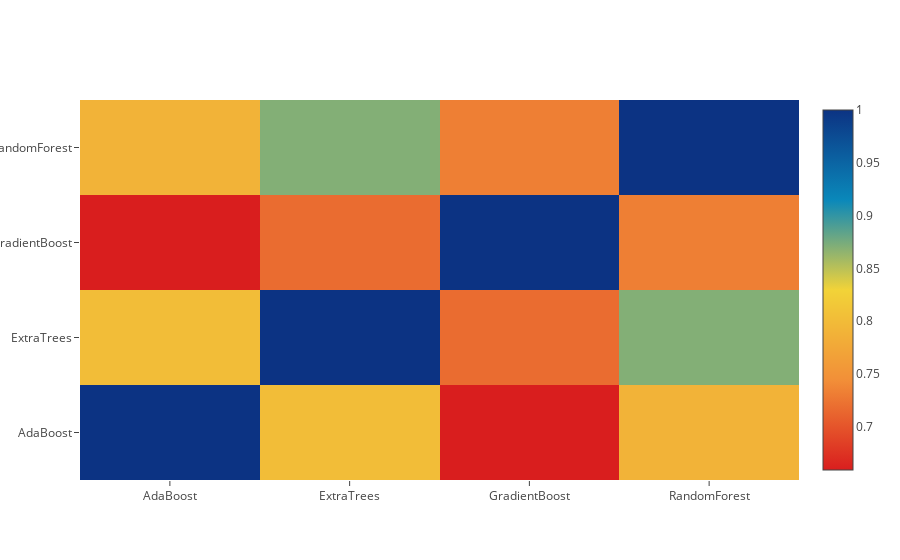

Here is the notebook cell this chart was saved with:
### Markdown cell above
# 2차 모델 data간의 상관계수 분석
 - 모델간의 상관계수가 적은것을 stacking 해야지 확률이 더 높아짐

### Code cell
data = [
    go.Heatmap(
        z= base_predictions_train.astype(float).corr().values ,
        x=base_predictions_train.columns.values,
        y= base_predictions_train.columns.values,
          colorscale='Portland',
            showscale=True,
            reversescale = True
    )
]
py.iplot(data, filename='labelled-heatmap')

### Figure 1 — Plotly figure (JSON) as saved in the notebook; plotly's stock layout.template omitted (floating-point values rounded to 4 significant figures)
{"data": [{"colorscale": "Portland", "reversescale": true, "showscale": true, "type": "heatmap", "x": ["AdaBoost", "ExtraTrees", "GradientBoost", "RandomForest"], "y": ["AdaBoost", "ExtraTrees", "GradientBoost", "RandomForest"], "z": [[1, 0.8018, 0.6591, 0.79], [0.8018, 1, 0.7181, 0.8703], [0.6591, 0.7181, 1, 0.732], [0.79, 0.8703, 0.732, 1]]}], "layout": {}}
